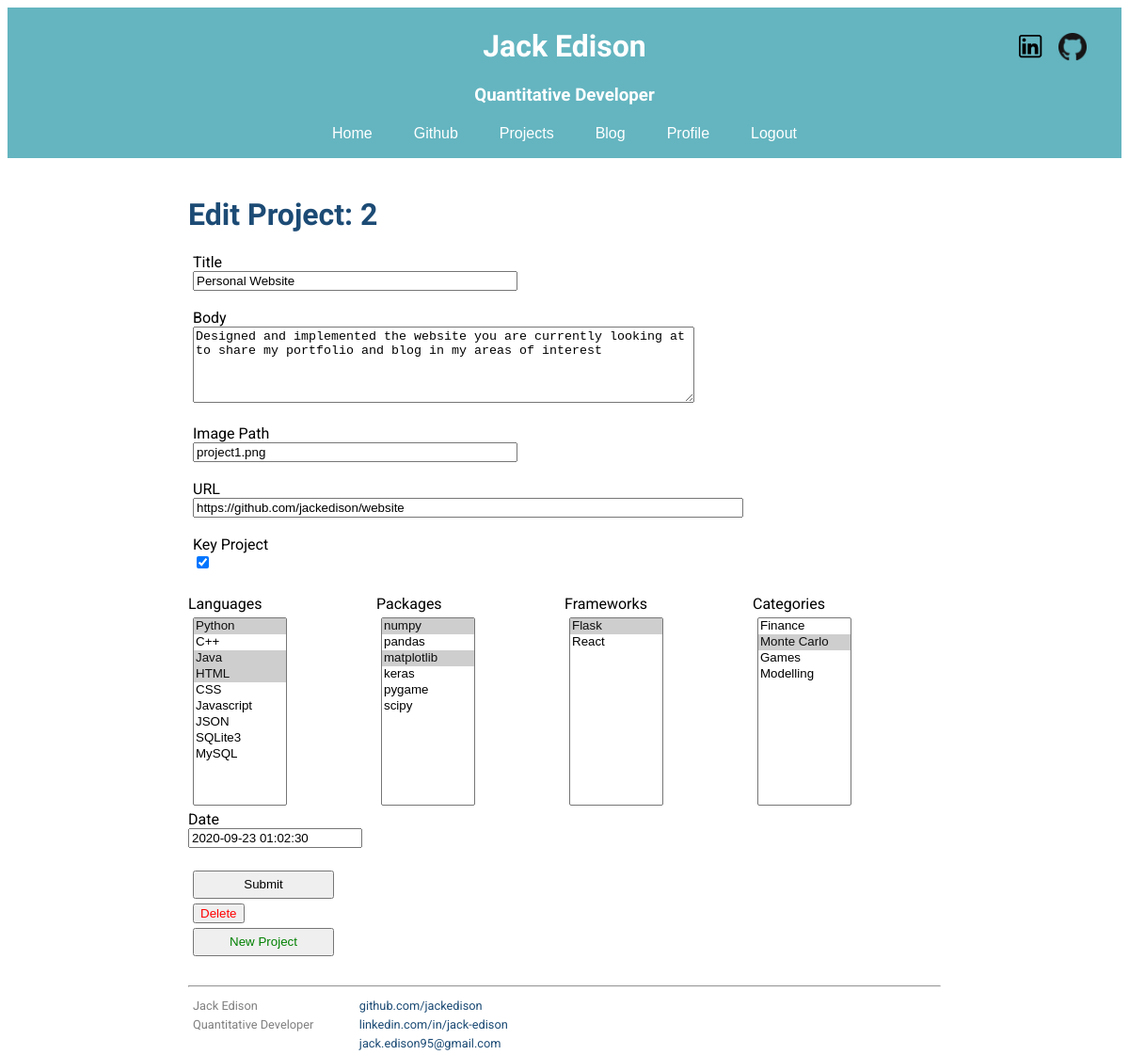
/edit_project/2 (signed in), run on an earlier commit of the app's database.
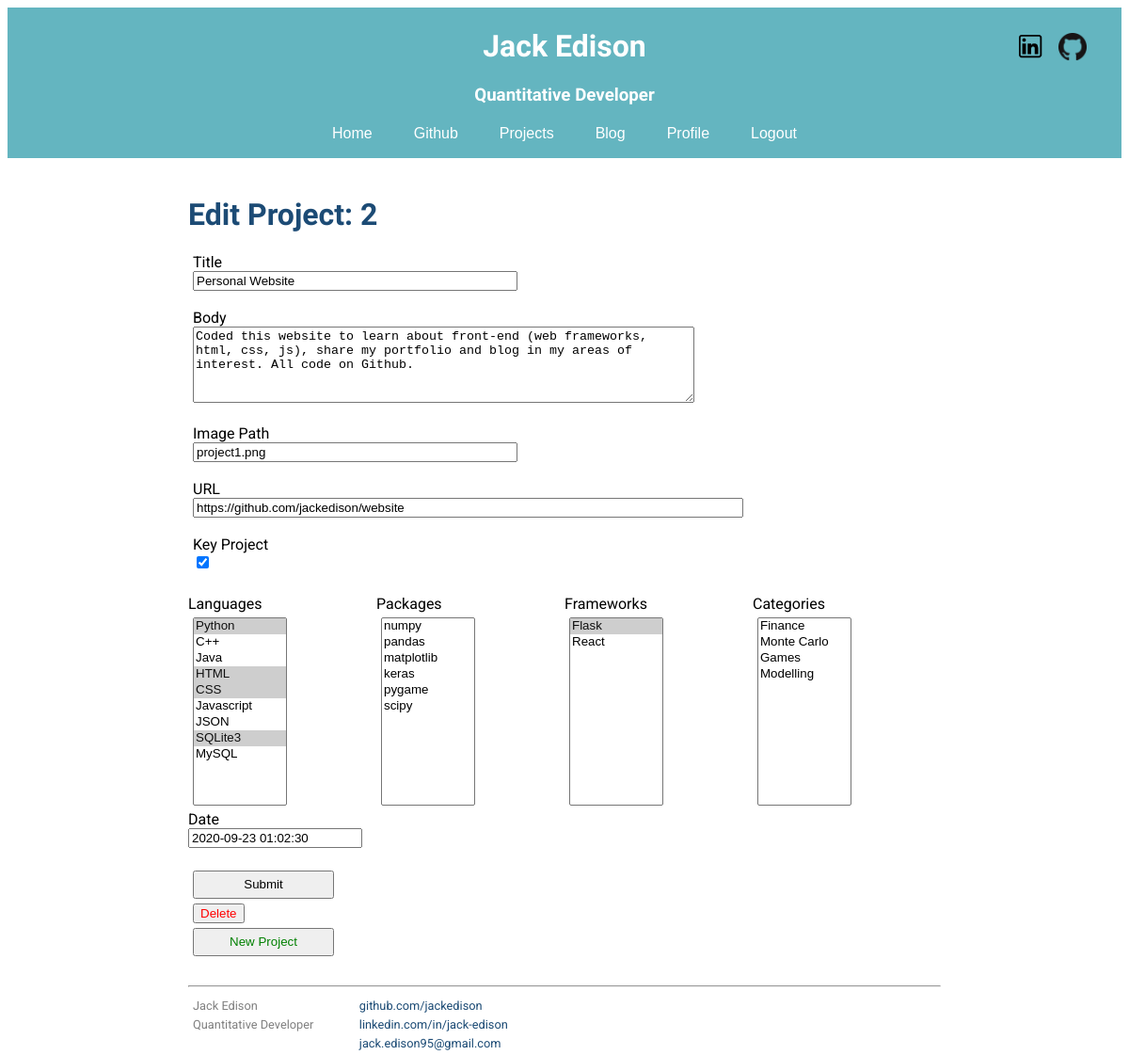
And on a later commit of the database.
### my_package/models.py (models this page shows, shortened)
class Projects(db.Model):
    id = db.Column(db.Integer, primary_key=True)
    title = db.Column(db.String(40))
    body = db.Column(db.String(190))
    date = db.Column(db.DateTime, index=True, default=datetime.utcnow)
    img_path = db.Column(db.String(60))  # Path to img
    url_to_link = db.Column(db.String(60))
    key_project = db.Column(db.Boolean)
    languages = db.relationship('Language', backref='author', lazy='dynamic')
    packages = db.relationship('Package', backref='author', lazy='dynamic')
    frameworks = db.relationship('Framework', backref='author', lazy='dynamic')
    categories = db.relationship('Category', backref='author', lazy='dynamic')
    def img(self):
        return '/images/'+self.img_path

### my_package/routes.py (the view)
@app.route('/edit_project/<id>', methods=['GET', 'POST'])
@login_required
def edit_project(id):
    if current_user.username != "Jack":
        return render_template('403.html')
    project = Projects.query.filter_by(id=id).first_or_404()
    form = ProjectForm()
    if form.validate_on_submit():  # If form is valid and submit
        if form.submit.data:
            project.title = form.title.data
            project.body = form.body.data
            project.img_path = form.img_path.data
            project.url_to_link = form.url_to_link.data
            project.key_project = form.key_project.data
            project.date = form.date.data
            languages = project.languages
            for language in languages:
                db.session.delete(language)
            for language in form.languages.data:
                lang = Language(project_id=project.id, language=language)
                project.languages.append(lang)
            packages = project.packages
            for package in packages:
                db.session.delete(package)
            for package in form.packages.data:
                pack = Package(project_id=project.id, package=package)
                project.packages.append(pack)
            frameworks = project.frameworks
            for framework in frameworks:
                db.session.delete(framework)
            for framework in form.frameworks.data:
                frame = Framework(project_id=project.id, framework=framework)
                project.frameworks.append(frame)
            categories = project.categories
            for category in categories:
                db.session.delete(category)
            for category in form.categories.data:
                cat = Category(project_id=project.id, category=category)
                project.categories.append(cat)
            db.session.commit()
            flash('Your changes have been saved.')
        elif form.new_project.data:
            project = Projects()
            db.session.add(project)
            db.session.commit()
            return redirect(url_for('edit_project', id=project.id))
        elif form.delete.data:
            db.session.delete(project)
            db.session.commit()
            return redirect(url_for('index'))
    elif request.method == 'GET':  # If GET request for form then fill about_me
        form.title.data = project.title
        form.body.data = project.body
        form.img_path.data = project.img_path
        form.url_to_link.data = project.url_to_link
        form.key_project.data = project.key_project
        form.date.data = project.date
        form.languages.data = [lang.language for lang in project.languages]
        form.packages.data = [pack.package for pack in project.packages]
        form.frameworks.data = [frame.framework for frame in project.frameworks]
        form.categories.data = [cat.category for cat in project.categories]
    return render_template('edit_project.html', project=project, form=form)

### my_package/models.py (called while the page is built)
@login.user_loader
def load_user(id):
    return User.query.get(int(id))

### my_package/routes.py (called while the page is built)
@app.before_request
def before_request():
    if current_user.is_authenticated:  # if user is logged in
        current_user.last_seen = datetime.utcnow()
        db.session.commit()

### my_package/templates/edit_project.html (shortened to what this page needs)
{% extends "base.html" %}
{% block content %}
<div class="container">
<h1>Edit Project: {{ project.id }}</h1>
<form action="" method="post">
    <p>
        {{ form.title.label }}<br>
        {{ form.title(size=40, maxlength=40)}}<br><br>
        {{ form.body.label }}<br>
        {{ form.body(rows=5, cols=64, maxlength=190)}}<br><br>
        {{ form.img_path.label }}<br>
        {{ form.img_path(size=40)}}<br><br>
        {{ form.url_to_link.label }}<br>
        {{ form.url_to_link(size=70)}}<br><br>
        {{ form.key_project.label }}<br>
        {{ form.key_project()}}<br><br>
        <div class="row_ep">
            <div class="column_ep">
                {{ form.languages.label }}<br>
                <p>{{ form.languages(class='multipleselect') }}</p>
            </div>
            <div class="column_ep">
                {{ form.packages.label }}<br>
                <p>{{ form.packages(class='multipleselect') }}</p>
            </div>
            <div class="column_ep">
                {{ form.frameworks.label }}<br>
                <p>{{ form.frameworks(class='multipleselect') }}</p>
            </div>
            <div class="column_ep">
                {{ form.categories.label }}<br>
                <p>{{ form.categories(class='multipleselect') }}</p>
            </div>
        </div>
        {{ form.date.label }}<br>
        {{ form.date()  }}<br><br>
    </p>
    <p>{{ form.submit(class='submit') }}</p>
    <p>{{ form.delete(class='delete') }}</p>
    <p>{{ form.new_project(class='new_project') }}</p>
</form>
</div>
{% endblock %}

What changed in the data, as far as the page shows it:
changed Projects "Personal Website": body "Designed and implemented the website you are currently looking at to share my portfolio and blog in my areas of interest" → "Coded this website to learn about front-end (web frameworks, html, css, js), share my portfolio and blog in my areas of interest. All code on Github."
Also different on the page:
form field languages: "Python ☑ / C++ / Java ☑ / HTML ☑ / CSS / Javascript / JSON / SQLite3 / MySQL" → "Python ☑ / C++ / Java / HTML ☑ / CSS ☑ / Javascript / JSON / SQLite3 ☑ / MySQL"
form field packages: "numpy ☑ / pandas / matplotlib ☑ / keras / pygame / scipy" → "numpy / pandas / matplotlib / keras / pygame / scipy"
form field categories: "Finance / Monte Carlo ☑ / Games / Modelling" → "Finance / Monte Carlo / Games / Modelling"
